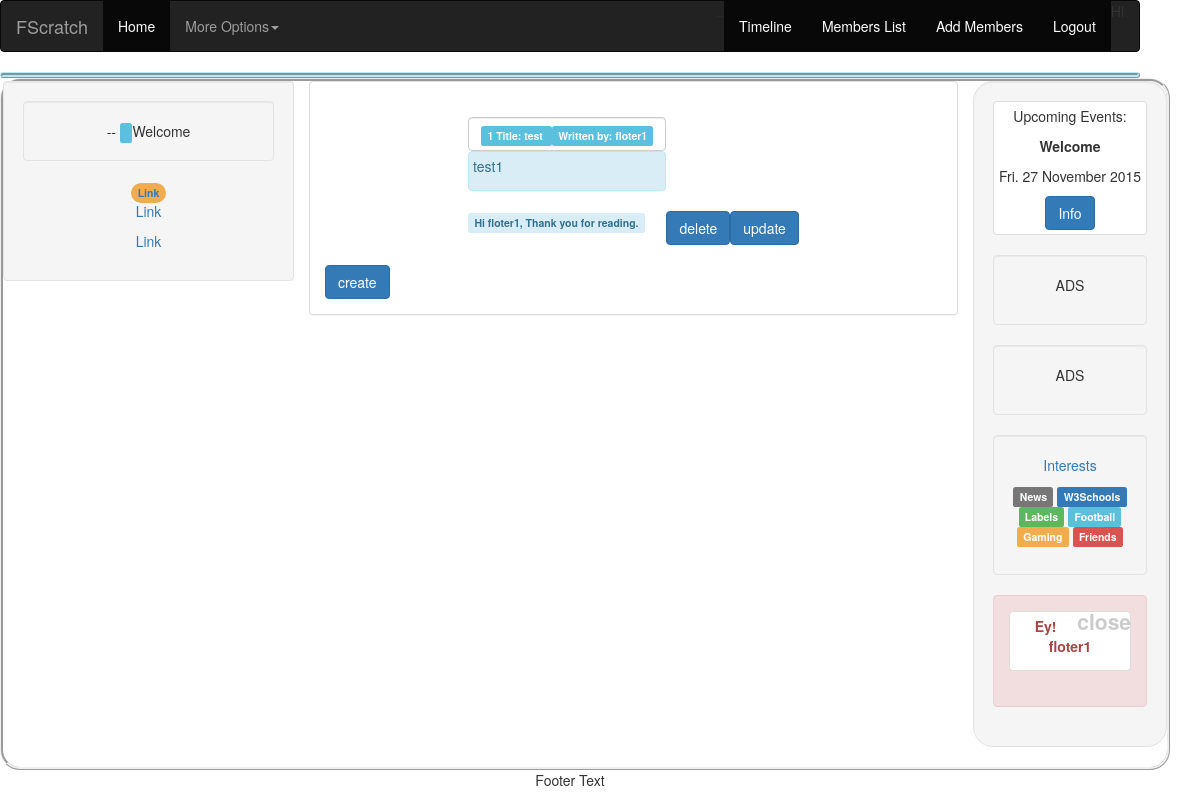
/timeline (signed in), run on an earlier commit of the app's database.
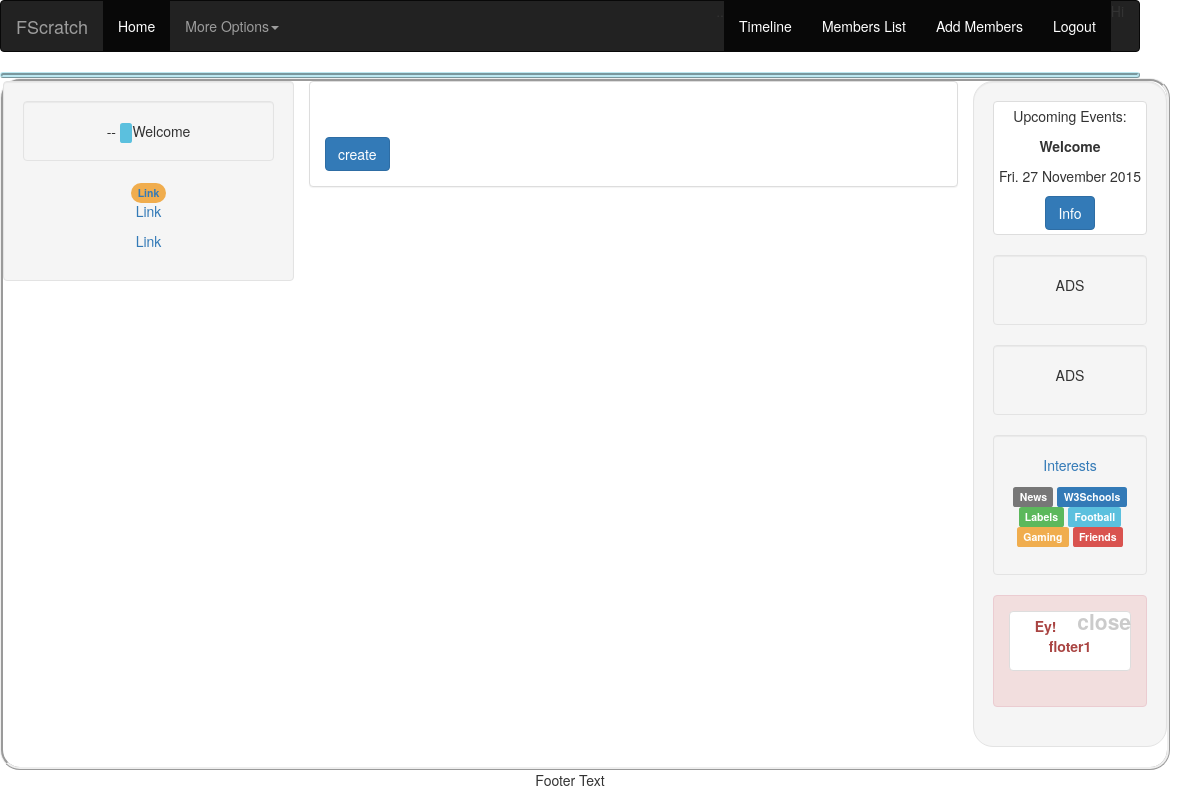
And on a later commit of the database.
### home/models.py (models this page shows)
class Articles(models.Model):
    title = models.CharField(max_length=250)
    content = models.TextField(max_length=250)
    writer = models.CharField(max_length=250)
    points = models.FloatField(null=True, blank=True, default=0.0)
    like = models.FloatField(null=True, blank=True, default=0.0)

### home/views.py (the view)
# urls.py: path('timeline', views.timeline, name='timeline'),
def timeline(request):
    if not request.user.is_authenticated:
        return redirect('articles:login1')
    else:
        article_list = Articles.objects.all()
        template = "timeline.html"
        context = {
        	'articles' : article_list
        	}
        return render(request, template, context)

### home/templates/timeline.html (shortened to what this page needs)
{% include 'home/html/header.html'  %}
<table border="0"
cellspacing="50px"
style="background-color: white;
border-radius: 20px" class="container-fluid">
{% for art in articles  %}
<tr>
<td class="form-control">
<span class="label label-info"> {{ art.id }} Title: {{ art.title }} </span>
<span class="label label-info"> Written by: {{ art.writer }} </span> </td>
</tr>
<tr>
{% autoescape off %}
<td colspan="100" class="thumbnail alert-info">
{{ art.content|linebreaks }}
</td>
{% endautoescape %}
</tr>
<tr>
<td class="label alert-info">Hi {{request.user.username}}, Thank you for reading. </td>
{% if request.user.username == "floter1" %}
<td>
<a href="{% url 'articles:delete' art.id %}"><input class="btn btn-primary" type="button" value="delete" /></a>
</td>
<td>
<a href="{% url 'articles:update' art.id %}"><input class="btn btn-primary" type="button" value="update" /></a>
</td>
{%else%}
<td class="label alert-danger"> You are not {{art.writer}} to edit this</td>
{%endif%}
</tr>
{% endfor %}
<br/>
</table>
{% if request.user.username == "" %}
<a href="{% url 'articles:login1' %}"><input class="btn btn-primary" type="button" value="Login" /></a>
{%else%}
<br/>
<a href="{% url 'articles:create' %}"> <input class="btn btn-primary" type="button" value="create" /> </a>
<br/>
{%endif%}
{% include 'home/html/footer.html'  %}

### home/templates/home/html/footer.html (shortened to what this page needs)
            </div>
          </div>
        </div>
      </div>
   </div>
    <div class="col-sm-2 well" style="border-style: ridge; border-radius: 20px;">
      <div class="thumbnail">
        <p>Upcoming Events:</p>
        <p><strong>Welcome</strong></p>
        <p id="date1">Fri. 27 November 2015</p>
        <button class="btn btn-primary">Info</button>
      </div>
      <div class="well">
        <p>ADS</p>
      </div>
      <div class="well">
        <p>ADS</p>
      </div>
      <div class="well">
        <p><a href="#">Interests</a></p>
        <p>
          <span class="label label-default">News</span>
          <span class="label label-primary">W3Schools</span>
          <span class="label label-success">Labels</span>
          <span class="label label-info">Football</span>
          <span class="label label-warning">Gaming</span>
          <span class="label label-danger">Friends</span>
        </p>
      </div>
      <div class="alert alert-danger fade in">
        <a href="#" class="close" data-dismiss="alert" aria-label="close">close</a>
		<span class="thumbnail">
        <p><strong>Ey! {{request.user.username}}</strong></p>
		</span>
      </div>
    </div>
  </div>
</div>
<footer class="container-fluid text-center">
  <p>Footer Text</p>
</footer>
</body>
</html>

What changed in the data, as far as the page shows it:
removed Articles: id "1", title "test", writer "floter1", content "test1", {{ request.user.username }} "floter1"
